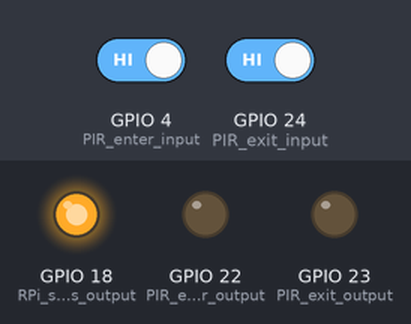
The program below on a simulated Raspberry Pi (BCM pin numbers). On the bench: output pins drawn as LEDs (lit = HIGH). The inputs (shaded band) are chosen by the test bench; at power-on: GPIO 4 (PIR_enter_input) HIGH, GPIO 24 (PIR_exit_input) HIGH. The clock reads 2024-03-15 10:24:30 at power-on unless the program sets it; what the program prints to the terminal is not drawn.

Above: at 0.1 s.
Timing chart, 0 to 1.6 s (numbered marks = the images above):
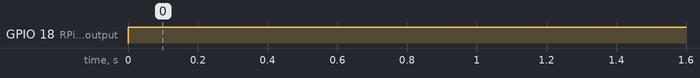

The program:

rpi_client.py
```python
import time
import json

# Install Python-Firebase Library
# e.g. pip install -e git://github.com/mikexstudios/python-firebase.git#egg=python-firebase
from firebase import Firebase

# Raspberry Pi Python GPIO Library
# https://pypi.python.org/pypi/RPi.GPIO
# Install Python-GPIO
# e.g. $ sudo pip install hg+http://hg.code.sf.net/p/raspberry-gpio-python/code#egg=RPi.GPIO
try:
    import RPi.GPIO as GPIO
except RuntimeError:
    print("Error importing RPi.GPIO!  "
          "This is probably because you need superuser privileges.  "
          "You can achieve this by using 'sudo' to run your script")

GPIO.setwarnings(False)

# Set RPi GPIO numbering system to Broadcom SOC Channel
GPIO.setmode(GPIO.BCM)

RPi_status_output = 18 # Output Pin for Raspberry Pi Status
PIR_enter_input = 4 # Input Pin for ENTER PIR Sensor
PIR_enter_output = 22 # Output Pin for ENTER PIR sensor (to Arduino)
PIR_exit_input = 24 # Input Pin for EXIT PIR Sensor
PIR_exit_output = 23 # Output Pin for EXIT PIR Sensor (to Arduino)

GPIO.setup(RPi_status_output, GPIO.OUT) # Setup RPi_status_output pin as OUTPUT pin
GPIO.setup(PIR_enter_input, GPIO.IN) # Setup PIR_enter_input pin as INPUT pin
GPIO.setup(PIR_enter_output, GPIO.OUT, initial=GPIO.LOW) # Setup PIR_enter_output pin as OUTPUT pin
GPIO.setup(PIR_exit_input, GPIO.IN) # Setup PIR_exit_input pin as INPUT pin
GPIO.setup(PIR_exit_output, GPIO.OUT, initial=GPIO.LOW) # Setup PIR_exit_output pin as OUTPUT pin

GPIO.add_event_detect(PIR_enter_input, GPIO.RISING) # add rising edge detection on a channel
GPIO.add_event_detect(PIR_exit_input, GPIO.RISING) # add rising edge detection on a channel

occupancy_enter = 0 # Variable for amount of people entering
occupancy_exit = 0 # Variable for amount of people exiting
total_occupancy = 200
firebase_update_interval = 1 # Push to Firebase every X occupants
locations = ['Main Gym', 'Rimac', 'Warren'] # Contain list of locations
destinated_location = 0 # Destinated location
firebase_URL = str('https://ece158final.firebaseio.com/') + locations[destinated_location]
firebase_obj = Firebase(firebase_URL) # Firebase object for sending HTTP requests
date = time.strftime('%m/%d/%Y') # Initialize time variable
data = None # Declare data variable

try:
    while True:
        # Let Arduino know that Raspberry Pi has connected to Firebase and is ready
        GPIO.output(RPi_status_output, GPIO.HIGH)

        if date is not time.strftime('%m/%d/%Y'):
            # Push data to Firebase before resetting counters
            result = firebase_obj.put(data)
            # Reset occupancy every day
            # occupancy_enter = 0
            # occupancy_exit = 0

        # Increment enter counter if PIR_enter sensor sends digital HIGH (person detected)
        if GPIO.event_detected(PIR_enter_input):
            occupancy_enter += 1
            GPIO.output(PIR_enter_output, GPIO.HIGH) # Let Arduino know PIR_enter sensor triggered
        else:
            GPIO.output(PIR_enter_output, GPIO.LOW) # Let Arduino know PIR_enter sensor detected nothing

        # Increment exit counter if PIR_exit sensor sends digital HIGH (nothing detected)
        if GPIO.event_detected(PIR_exit_input):
            occupancy_exit += 1
            GPIO.output(PIR_exit_output, GPIO.HIGH) # Let Arduino know PIR_exit sensor triggered
        else:
            GPIO.output(PIR_exit_output, GPIO.LOW) # Let Arduino know PIR_exit sensor detected nothing

        # Push data to Firebase every X occupants
        if (occupancy_enter  % firebase_update_interval == 0) or (occupancy_exit % firebase_update_interval == 0):
            # Setup JSON for time, date, and current occupants
            data = {'Name': locations[destinated_location],
                'Time': time.strftime('%H:%M:%S'),
                'Date': time.strftime('%m/%d/%Y'),
                'Occupancy_Enter': occupancy_enter,
                'Occupancy_Exit': occupancy_exit,
                'Percentage_Occupied': str(float (occupancy_enter) / total_occupancy * 100) + '%'
               }
            result = firebase_obj.put(data)
            print result
except KeyboardInterrupt:
    GPIO.cleanup()

# Clean up GPIO pin allocation
GPIO.cleanup()
```

Measured:
- by itself, GPIO 18 (RPi_status_output): LOW → HIGH at 0.00 s
